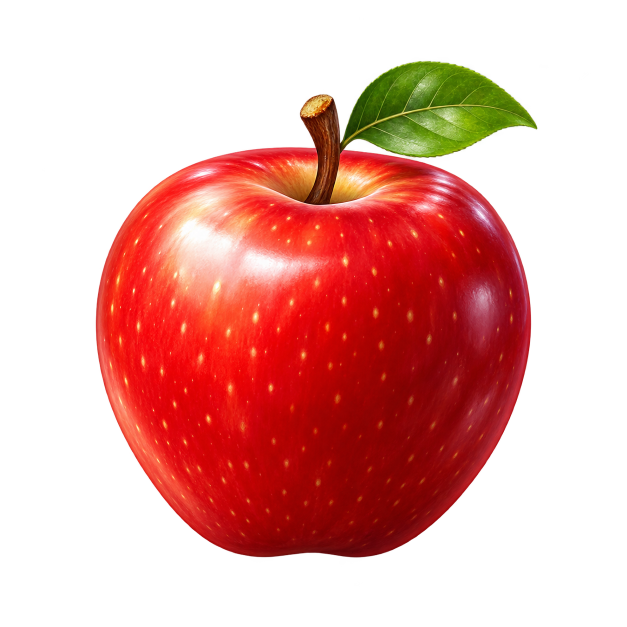
#> input picture FruitWaveApp/Resources/Models/Apple/apple_reference.png, 1254 x 1254 px (shown at 1/2 size)
$ python create_apple_comparison.py
#> lines starting #> are read from the running program, lines starting #| are printed output that depends on the picture
"""Create the source-reference versus Blender-render acceptance sheet.

Three equal-width tiles: PRD whole reference, PRD cut reference, and the
Blender preview render, so colors and silhouette can be compared directly.
"""

from pathlib import Path

from PIL import Image, ImageDraw


ROOT = Path(__file__).resolve().parents[2]
MODEL_ROOT = ROOT / "FruitWaveApp" / "Resources" / "Models" / "Apple"
REFERENCE_ROOT = MODEL_ROOT  # PRD-extracted references live beside the deliverables

TILE = 800
LABEL = 46
GAP = 40
MARGIN = 40


def fit(image: Image.Image, size: tuple[int, int]) -> Image.Image:
    copy = image.convert("RGB")
    copy.thumbnail(size, Image.Resampling.LANCZOS)
    canvas = Image.new("RGB", size, (24, 26, 30))
    canvas.paste(copy, ((size[0] - copy.width) // 2, (size[1] - copy.height) // 2))
    return canvas


def main() -> None:
    whole = Image.open(REFERENCE_ROOT / "apple_reference.png")
#> whole is the input picture: PIL image 1254x1254 RGBA; mean R, G, B, A 78.4, 19.3, 13.8, 102.3
    cut = Image.open(REFERENCE_ROOT / "apple_reference_cut.png")
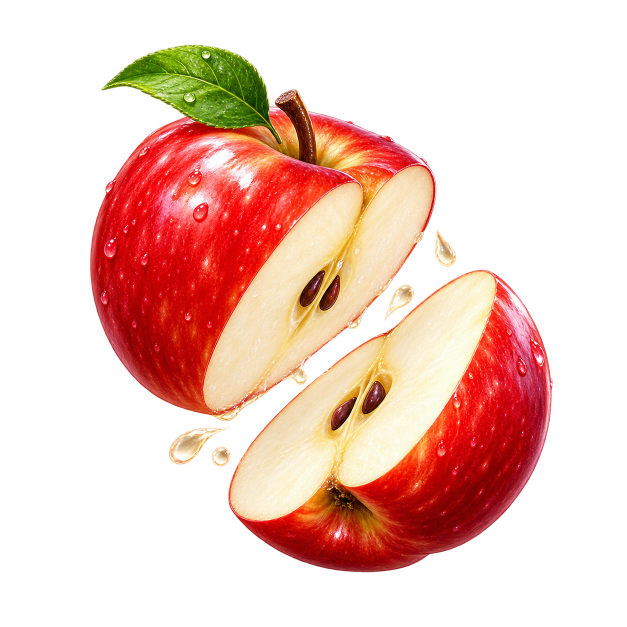
#> input picture FruitWaveApp/Resources/Models/Apple/apple_reference_cut.png, 1254 x 1254 px (shown at 1/2 size)
#> cut is the input picture: PIL image 1254x1254 RGBA; mean R, G, B, A 86.6, 48.1, 36.9, 96.9
    render = Image.open(MODEL_ROOT / "apple_preview.png")
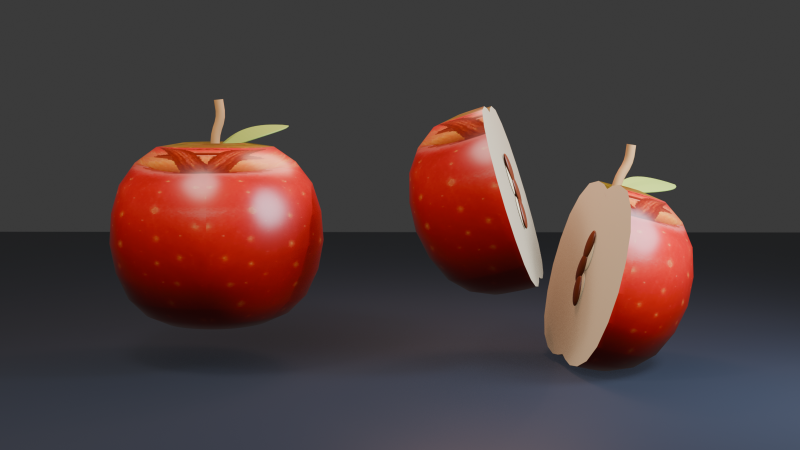
#> input picture FruitWaveApp/Resources/Models/Apple/apple_preview.png, 1600 x 900 px (shown at 1/2 size)
#> render is the input picture: PIL image 1600x900 RGBA; mean R, G, B, A 77.6, 60.9, 60.8, 255

    width = MARGIN * 2 + TILE * 3 + GAP * 2
    height = LABEL + TILE + MARGIN
    sheet = Image.new("RGB", (width, height), (18, 20, 24))
    draw = ImageDraw.Draw(sheet)

    x0 = MARGIN
    y0 = LABEL
    sheet.paste(fit(whole, (TILE, TILE)), (x0, y0))
#> in fit, `copy.thumbnail(size, Image.Resampling.LANCZOS)`:
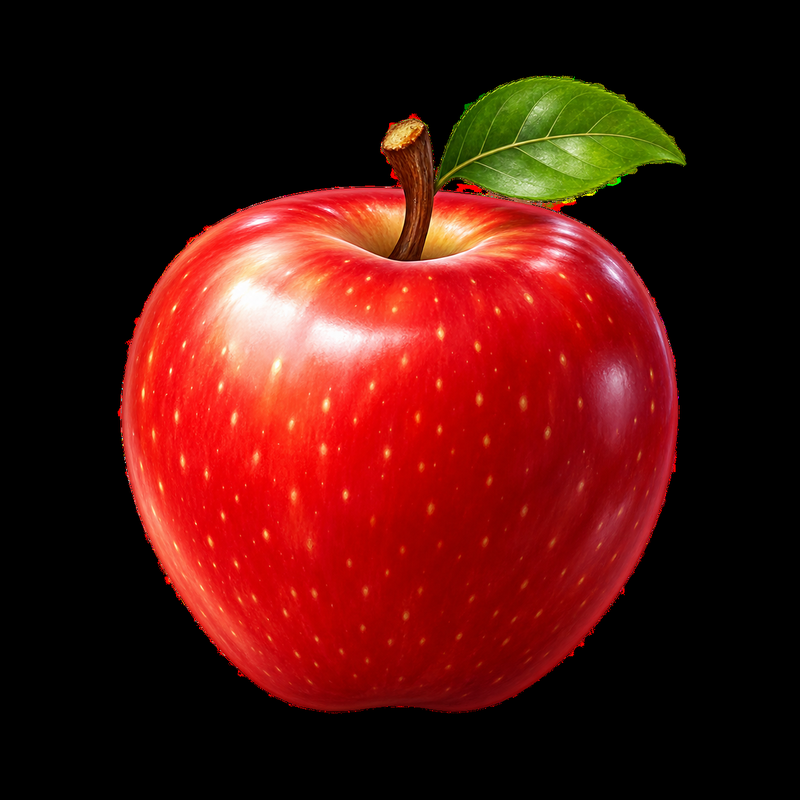
#> copy: PIL image 800x800 RGB; mean R, G, B 78.4, 19.3, 13.8
#> in fit, `canvas = Image.new("RGB", size, (24, 26, 30))`:
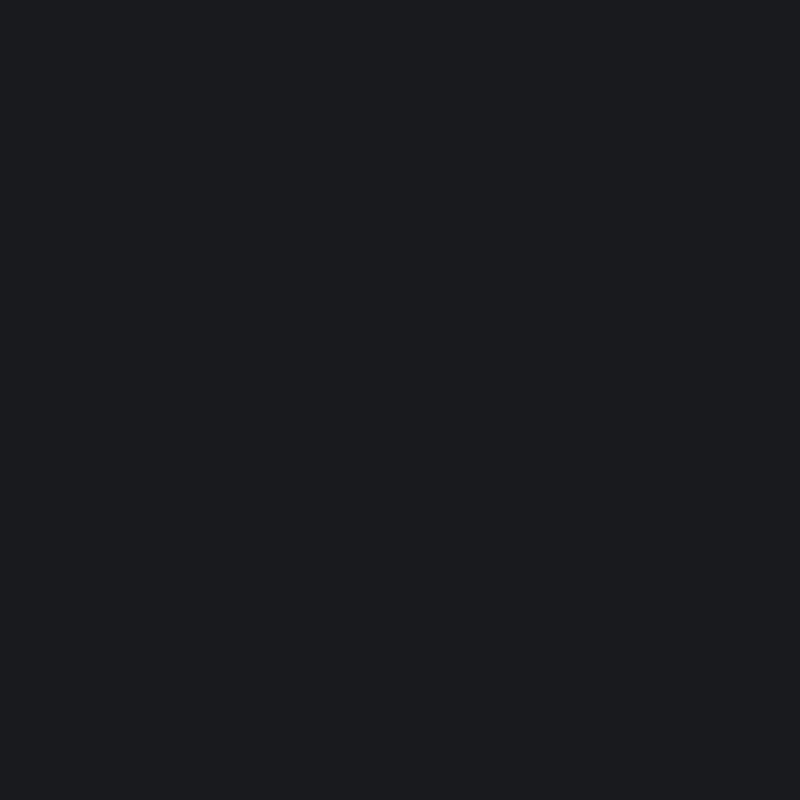
#> canvas: PIL image 800x800 RGB; mean R, G, B 24, 26, 30
    x1 = MARGIN + TILE + GAP
    sheet.paste(fit(cut, (TILE, TILE)), (x1, y0))
#> call 2 of fit, with size = (800, 800)
#> in fit (call 2), `copy.thumbnail(size, Image.Resampling.LANCZOS)`:
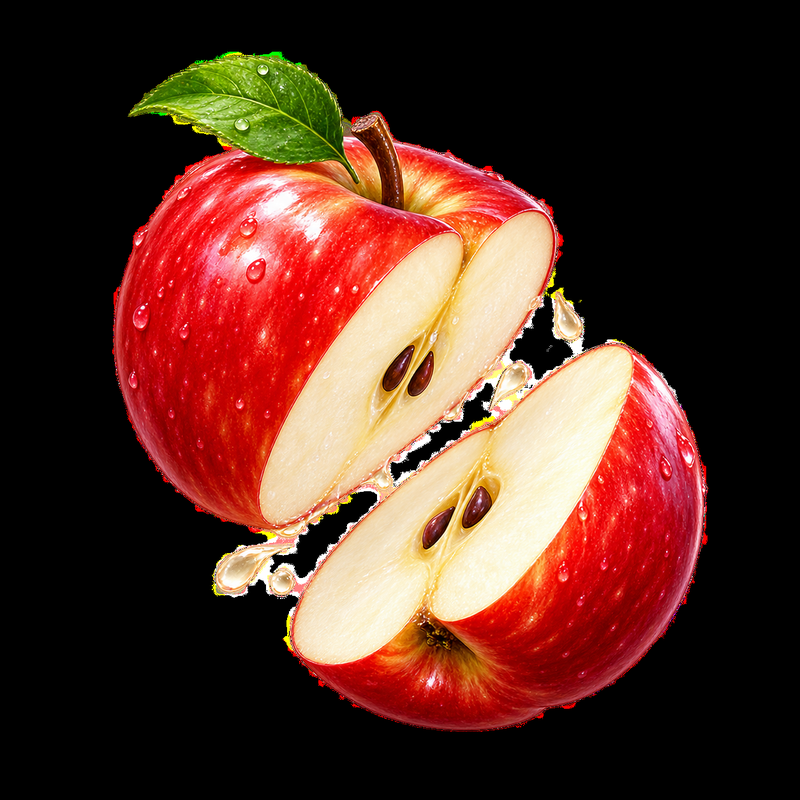
#> copy: PIL image 800x800 RGB; mean R, G, B 86.6, 48.1, 36.9
    x2 = MARGIN + (TILE + GAP) * 2
    render_tile = (TILE, int(TILE * 9 / 16))
    sheet.paste(fit(render, render_tile), (x2, y0 + (TILE - render_tile[1]) // 2))
#> call 3 of fit, with size = (800, 450)
#> in fit (call 3), `canvas = Image.new("RGB", size, (24, 26, 30))`:
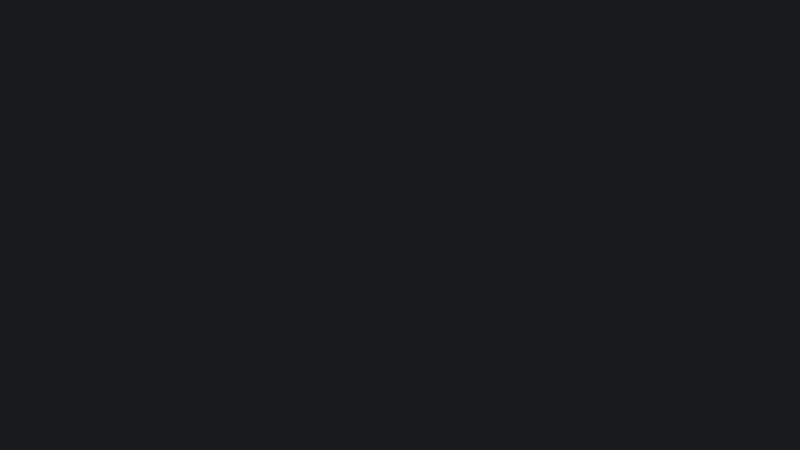
#> canvas: PIL image 800x450 RGB; mean R, G, B 24, 26, 30
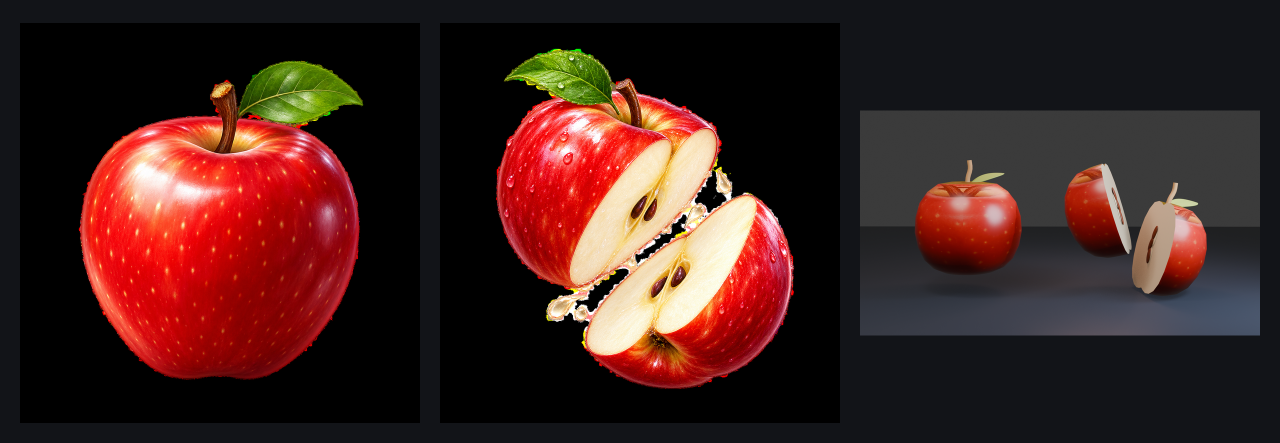
#> sheet: PIL image 2560x886 RGB (shown at 1/2 size); mean R, G, B 63.9, 34.2, 30.6

    draw.text((x0, 12), "PRD v1.0 — whole", fill=(235, 238, 244))
    draw.text((x1, 12), "PRD v1.0 — cut", fill=(235, 238, 244))
    draw.text((x2, 12), "BLENDER PREVIEW — reference-driven geometry and PBR", fill=(235, 238, 244))

    sheet.save(MODEL_ROOT / "apple_comparison.png", quality=95)


if __name__ == "__main__":
    main()
